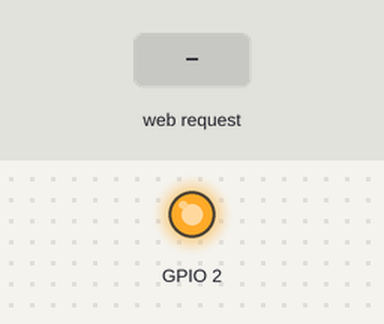
Recording of a sketch running on a simulated ESP8266 (Wemos D1 mini). Shown: output pins drawn as LEDs (lit = HIGH). Inputs (shaded band) come from the test bench. WiFi joins after 1.5 s; servers stay silent unless stated; what the sketch prints to the serial monitor is not drawn.

Above: at 2.7 s.
2.8 s: HTTP request GET /LED=ON received
At 7.1 s:
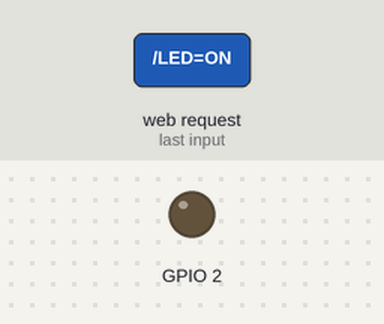
8.6 s: HTTP request GET /LED=OFF received
At 12.5 s:
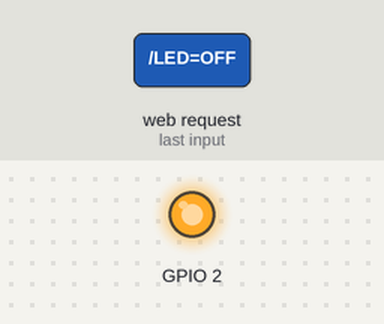
Timing chart, 0 to 14.0 s (numbered marks = the images above; inputs shaded):
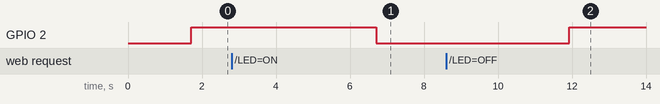

The sketch:

wemos_to_webservice.ino.ino
```cpp
#include <ESP8266WiFi.h>
#include <ESP8266mDNS.h>
#include <WiFiUdp.h>
#include <ESP8266HTTPClient.h>

const char* ssid = "___Your WiFi SSID___";
const char* password = "___Your Password WiFi___";
int value = HIGH;

WiFiServer server(80);
void setup() {
  // put your setup code here, to run once:
  Serial.begin(115200);
  delay(10);

  // Connect to WiFi network
  Serial.println();
  Serial.println();
  Serial.print("Connecting to ");
  Serial.println(ssid);

  WiFi.mode(WIFI_STA);
  WiFi.begin(ssid, password);

  while (WiFi.status() != WL_CONNECTED) {
    delay(500);
    Serial.print(".");
  }
  Serial.println("");
  Serial.println("WiFi connected");

  // Start the server
  server.begin();
  Serial.println("Server started");

  // Print the IP address
  Serial.print("Use this URL : ");
  Serial.print("http://");
  Serial.print(WiFi.localIP());
  Serial.println("/");

  pinMode(LED_BUILTIN, OUTPUT);     // Initialize the LED_BUILTIN pin as an output
}

void loop() {
  // put your main code here, to run repeatedly:

  // Check if a client has connected
  WiFiClient client = server.available();
  if(!client){
      HTTPClient http;

      // ganti dengan URL API Last Feed punyamu sendiri
      http.begin("__ YOUR WEB SERVER ___","___ IF HTTPS ADD WEBSITE CERTIFICATE FINGER PRINT ___ ");
      //http.addHeader("Content-Type","plain/text");
      //http.addHeader("Content-Type","application/json");
      // mulai koneksi dan ambil HTTP Header
      int httpCode = http.GET();

      // httpCode akan bernilai negatif bila error
      if(httpCode > 0){
          // cetak httpCode ke Serial
          Serial.printf("[HTTP] GET... code: %d\n", httpCode);

          // bila nilai dari server diterima
          if(httpCode == HTTP_CODE_OK){
              // cetak string json dari server
              String json = http.getString();
              Serial.println(json);

              // cek value json
              if(json == "{\"code\":200,\"value\":\"1\"}"){
                  // set ke LOW untuk menyalakan
                  value = LOW;
              } else {
                  // set ke HIGH untuk mematikan
                  value = HIGH;
              }
          }
      }else{
          Serial.printf("[HTTP] GET... failed, error: %s\n", http.errorToString(httpCode).c_str());
      }
      // tutup koneksi HTTP
      http.end();

      digitalWrite(LED_BUILTIN, value);
      delay(5000);
    return;
  }

  // Wait until the client sends some data
  Serial.println("new client");
  while(!client.available()){
    delay(1);
  }

  // Read the first line of the request
  String request = client.readStringUntil('\r');
  Serial.println(request);
  client.flush();

  // Match the request

  if(request.indexOf("/LED=ON") != -1){
    value = LOW;
  }
  if(request.indexOf("/LED=OFF") != -1){
    value = HIGH;
  }


  // Return the response
  client.println("HTTP/1.1 200 OK");
  client.println("Content-Type: text/html");
  client.println(""); //  do not forget this one
  client.println("<!DOCTYPE HTML>");
  client.println("<html>");

  client.print("Led pin is now: ");

  if(value == HIGH) {
    client.print("Off");
  }else{
    client.print("On");
  }
  digitalWrite(LED_BUILTIN, value);

  client.println("<br><br>");
  client.println("Click <a href=\"/LED=ON\">here</a> turn the LED ON<br>");
  client.println("Click <a href=\"/LED=OFF\">here</a> turn the LED OFF<br>");
  client.println("</html>");

  delay(5);
  Serial.println("Client disconnected");
  Serial.println("");
}
```

Measured:
- after the input at 2.8 s, GPIO 2: HIGH → LOW after 3.9 s
- after the input at 8.6 s, GPIO 2: LOW → HIGH after 3.3 s
